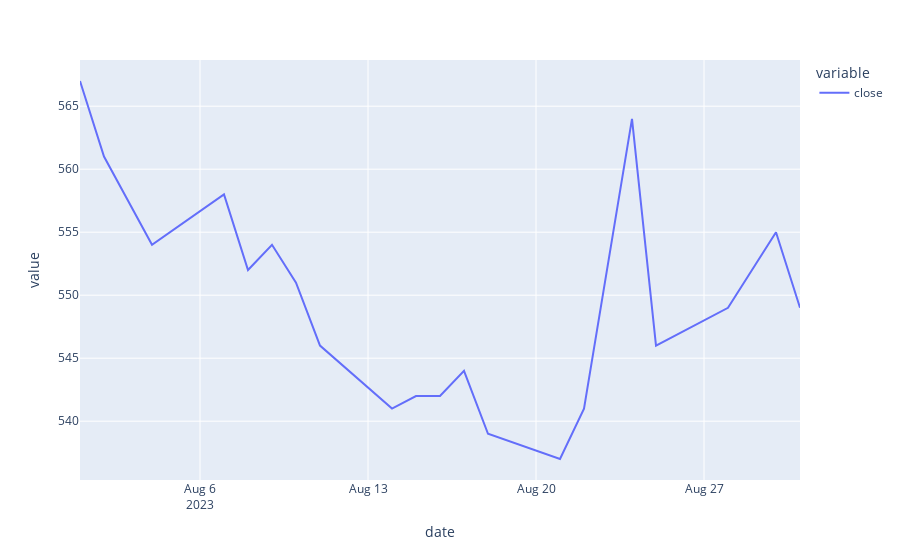

Notebook cell for this chart:
### Code cell
manager.data['2330'].close.loc['2023-08'].plot()

### Figure 1 — Plotly figure (JSON) as saved in the notebook; plotly's stock layout.template omitted (floating-point values rounded to 4 significant figures)
{"data": [{"hovertemplate": "variable=close<br>date=%{x}<br>value=%{y}<extra></extra>", "legendgroup": "close", "line": {"color": "#636efa", "dash": "solid"}, "marker": {"symbol": "circle"}, "mode": "lines", "name": "close", "orientation": "v", "showlegend": true, "x": ["2023-08-01T00:00:00", "2023-08-02T00:00:00", "2023-08-04T00:00:00", "2023-08-07T00:00:00", "2023-08-08T00:00:00", "2023-08-09T00:00:00", "2023-08-10T00:00:00", "2023-08-11T00:00:00", "2023-08-14T00:00:00", "2023-08-15T00:00:00", "2023-08-16T00:00:00", "2023-08-17T00:00:00", "2023-08-18T00:00:00", "2023-08-21T00:00:00", "2023-08-22T00:00:00", "2023-08-24T00:00:00", "2023-08-25T00:00:00", "2023-08-28T00:00:00", "2023-08-29T00:00:00", "2023-08-30T00:00:00", "2023-08-31T00:00:00"], "xaxis": "x", "y": [567.0, 561.0, 554.0, 558.0, 552.0, 554.0, 551.0, 546.0, 541.0, 542.0, 542.0, 544.0, 539.0, 537.0, 541.0, 564.0, 546.0, 549.0, 552.0, 555.0, 549.0], "yaxis": "y", "type": "scatter"}], "layout": {"xaxis": {"anchor": "y", "domain": [0.0, 1.0], "title": {"text": "date"}}, "yaxis": {"anchor": "x", "domain": [0.0, 1.0], "title": {"text": "value"}}, "legend": {"title": {"text": "variable"}, "tracegroupgap": 0}, "margin": {"t": 60}}}
